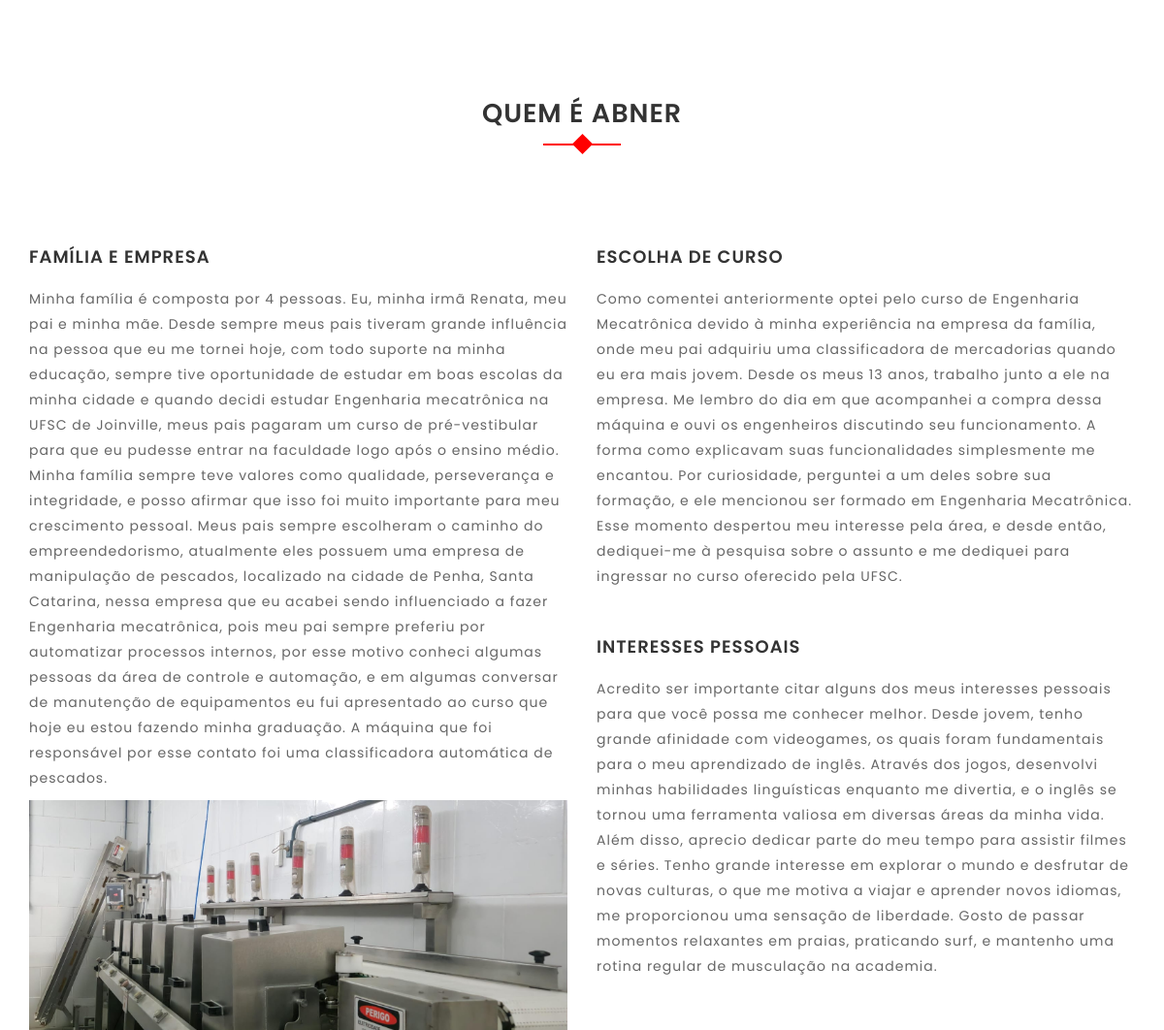
Before: /trajetoria_pessoal/ (middle part) with the older database file.
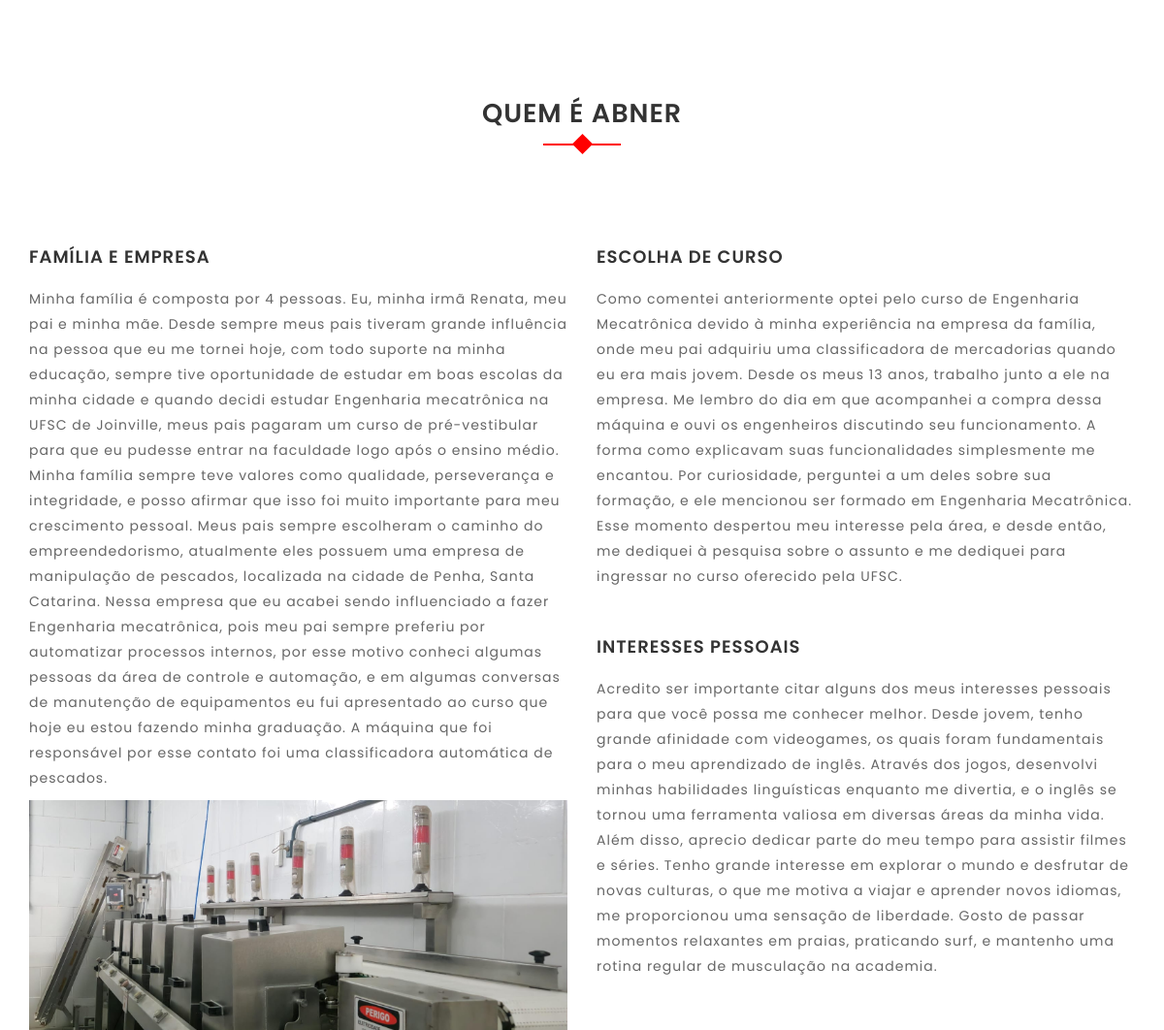
After: the same page with the newer database file.
### core/models.py (models this page shows, shortened)
class trajetoria_pessoal(models.Model):
    name = models.CharField(max_length=100, verbose_name="Nome")
    description = models.TextField(verbose_name="Descrição")
    image = models.ImageField(upload_to="trajetoria_pessoal", blank=True, null=True)
    class Meta:
        verbose_name = "Trajetória Pessoal"
        verbose_name_plural = "Trajetória Pessoal"

### core/views.py (the view)
class TrajetoriaPessoalTemplateView(TemplateView):
    template_name = "trajetoria_pessoal.html"
    def get_context_data(self, **kwargs):
        context = super().get_context_data(**kwargs)
        context["trajetorias"] = trajetoria_pessoal.objects.all()
        return context

### templates/trajetoria_pessoal.html (shortened to what this page needs)
{% extends 'base.html' %}
{% block content %}
    <div id="dados" class="section-padding">
        <div class="container">
            <div class="row">
                <div class="col-md-12">
                    <div class="section-header text-center">
                        <h2>Quem é Abner</h2>
                    </div>
                </div>
            </div>
            <div class="row">
                {% for trajetoria in trajetorias %}
                    <div class="col-md-6 col-sm-6">
                        <div class="single-service wow fadeInDown" data-wow-delay="0.2s">
                            <h2>{{ trajetoria.name }}</h2>
                            <p>{{ trajetoria.description }}</p>
                            {% if trajetoria.image %}
                                <img src="{{ trajetoria.image.url }}" alt="Imagem trajetoria pessoal">
                            {% endif %}
                        </div>
                    </div>
                {% endfor %}
            </div>
        </div>
    </div>
{% endblock %}

Changed rows visible on the page:
changed trajetoria_pessoal "FAMÍLIA E EMPRESA": description "…de manipulação de pescados, localizado na cidade de Penha, Santa Catarina, nessa empresa que eu acabei sendo influenciado a fazer Engenharia mecatrônica, pois meu pai sempre preferiu por automatizar processos internos, por esse motivo conheci algumas pessoas da área de controle e automação, e em algumas conversar de manutenção de equipamentos…" → "…de manipulação de pescados, localizada na cidade de Penha, Santa Catarina. Nessa empresa que eu acabei sendo influenciado a fazer Engenharia mecatrônica, pois meu pai sempre preferiu por automatizar processos internos, por esse motivo conheci algumas pessoas da área de controle e automação, e em algumas conversas de manutenção de equipamentos…"
changed trajetoria_pessoal "ESCOLHA DE CURSO": description "…área, e desde então, dediquei-me à pesquisa sobre o…" → "…área, e desde então, me dediquei à pesquisa sobre o…"
